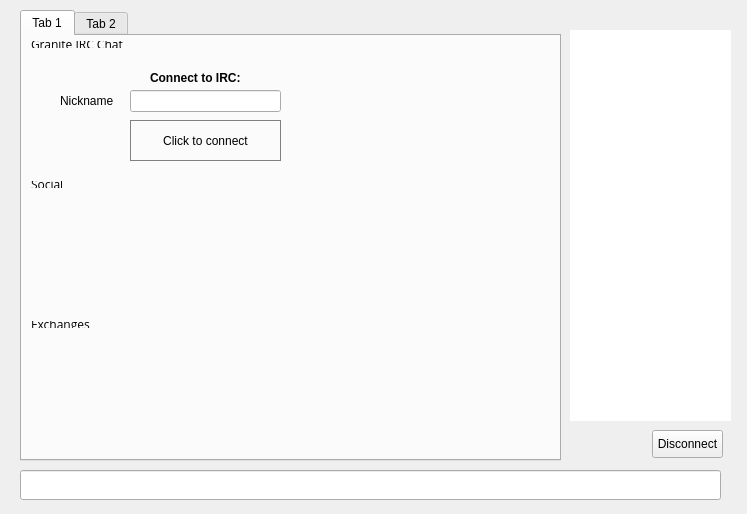
<?xml version="1.0" encoding="UTF-8"?>
<ui version="4.0">
 <class>RpcChatWindowClass</class>
 <widget class="QWidget" name="RpcChatWindowClass">
  <property name="geometry">
   <rect>
    <x>0</x>
    <y>0</y>
    <width>747</width>
    <height>514</height>
   </rect>
  </property>
  <widget class="QWidget" name="widget_2" native="true">
   <property name="geometry">
    <rect>
     <x>0</x>
     <y>0</y>
     <width>741</width>
     <height>511</height>
    </rect>
   </property>
   <widget class="QWidget" name="splitter" native="true">
    <property name="enabled">
     <bool>true</bool>
    </property>
    <property name="geometry">
     <rect>
      <x>10</x>
      <y>10</y>
      <width>721</width>
      <height>501</height>
     </rect>
    </property>
    <property name="styleSheet">
     <string notr="true"/>
    </property>
    <widget class="QTabWidget" name="tab">
     <property name="geometry">
      <rect>
       <x>10</x>
       <y>0</y>
       <width>541</width>
       <height>451</height>
      </rect>
     </property>
     <property name="styleSheet">
      <string notr="true"/>
     </property>
     <property name="tabShape">
      <enum>QTabWidget::Rounded</enum>
     </property>
     <property name="currentIndex">
      <number>0</number>
     </property>
     <property name="tabsClosable">
      <bool>false</bool>
     </property>
     <widget class="QWidget" name="widget_4">
      <attribute name="title">
       <string>Tab 1</string>
      </attribute>
     </widget>
     <widget class="QWidget" name="tab_5">
      <attribute name="title">
       <string>Tab 2</string>
      </attribute>
     </widget>
    </widget>
    <widget class="QLineEdit" name="lineEdit">
     <property name="geometry">
      <rect>
       <x>10</x>
       <y>460</y>
       <width>701</width>
       <height>30</height>
      </rect>
     </property>
     <property name="sizePolicy">
      <sizepolicy hsizetype="Fixed" vsizetype="Fixed">
       <horstretch>0</horstretch>
       <verstretch>0</verstretch>
      </sizepolicy>
     </property>
     <property name="maximumSize">
      <size>
       <width>16777215</width>
       <height>30</height>
      </size>
     </property>
    </widget>
    <widget class="QListView" name="userView">
     <property name="geometry">
      <rect>
       <x>560</x>
       <y>20</y>
       <width>161</width>
       <height>391</height>
      </rect>
     </property>
     <property name="minimumSize">
      <size>
       <width>0</width>
       <height>300</height>
      </size>
     </property>
     <property name="styleSheet">
      <string notr="true">border-radius:10px;</string>
     </property>
    </widget>
    <widget class="QPushButton" name="disconnect">
     <property name="geometry">
      <rect>
       <x>642</x>
       <y>420</y>
       <width>71</width>
       <height>28</height>
      </rect>
     </property>
     <property name="text">
      <string>Disconnect</string>
     </property>
    </widget>
   </widget>
   <widget class="QWidget" name="hide3" native="true">
    <property name="geometry">
     <rect>
      <x>10</x>
      <y>10</y>
      <width>731</width>
      <height>501</height>
     </rect>
    </property>
    <widget class="QWidget" name="layoutWidget">
     <property name="geometry">
      <rect>
       <x>10</x>
       <y>20</y>
       <width>250</width>
       <height>29</height>
      </rect>
     </property>
     <layout class="QHBoxLayout" name="hide1">
      <property name="spacing">
       <number>7</number>
      </property>
      <item>
       <widget class="QLabel" name="label_9">
        <property name="font">
         <font>
          <family>Open Sans,sans-serif</family>
         </font>
        </property>
        <property name="text">
         <string>Granite IRC Chat</string>
        </property>
       </widget>
      </item>
      <item>
       <spacer name="horizontalSpacer_4">
        <property name="orientation">
         <enum>Qt::Horizontal</enum>
        </property>
        <property name="sizeHint" stdset="0">
         <size>
          <width>40</width>
          <height>20</height>
         </size>
        </property>
       </spacer>
      </item>
     </layout>
    </widget>
    <widget class="QLabel" name="label">
     <property name="geometry">
      <rect>
       <x>80</x>
       <y>190</y>
       <width>111</width>
       <height>101</height>
      </rect>
     </property>
     <property name="text">
      <string>&lt;html&gt;&lt;head/&gt;&lt;body&gt;&lt;p align=&quot;center&quot;&gt;&lt;a href=https://twitter.com/GraniteCoin style=&quot; text-decoration: underline; color:#0000ff;&quot;&gt;&lt;img src=&quot;:/icons/twitter&quot;/&gt;&lt;/span&gt;&lt;/a&gt;&lt;/p&gt;&lt;/body&gt;&lt;/html&gt;</string>
     </property>
     <property name="margin">
      <number>5</number>
     </property>
     <property name="openExternalLinks">
      <bool>true</bool>
     </property>
    </widget>
    <widget class="QLabel" name="label_3">
     <property name="geometry">
      <rect>
       <x>170</x>
       <y>190</y>
       <width>101</width>
       <height>101</height>
      </rect>
     </property>
     <property name="text">
      <string>&lt;html&gt;&lt;head/&gt;&lt;body&gt;&lt;p align=&quot;center&quot;&gt;&lt;a href=https://www.facebook.com/granitecoin style=&quot; text-decoration: underline; color:#0000ff;&quot;&gt;&lt;img src=&quot;:/icons/face&quot;/&gt;&lt;/span&gt;&lt;/a&gt;&lt;/p&gt;&lt;/body&gt;&lt;/html&gt;</string>
     </property>
     <property name="openExternalLinks">
      <bool>true</bool>
     </property>
    </widget>
    <widget class="QLineEdit" name="editPseudo">
     <property name="geometry">
      <rect>
       <x>120</x>
       <y>80</y>
       <width>151</width>
       <height>22</height>
      </rect>
     </property>
     <property name="text">
      <string/>
     </property>
    </widget>
    <widget class="QLabel" name="label_5">
     <property name="geometry">
      <rect>
       <x>50</x>
       <y>80</y>
       <width>71</width>
       <height>21</height>
      </rect>
     </property>
     <property name="text">
      <string>Nickname</string>
     </property>
    </widget>
    <widget class="QPushButton" name="buttonConnect">
     <property name="geometry">
      <rect>
       <x>120</x>
       <y>110</y>
       <width>151</width>
       <height>41</height>
      </rect>
     </property>
     <property name="styleSheet">
      <string notr="true">border-radius:40px;border:1px solid grey</string>
     </property>
     <property name="text">
      <string>Click to connect</string>
     </property>
    </widget>
    <widget class="QLabel" name="label_10">
     <property name="geometry">
      <rect>
       <x>140</x>
       <y>60</y>
       <width>121</width>
       <height>16</height>
      </rect>
     </property>
     <property name="text">
      <string>&lt;html&gt;&lt;head/&gt;&lt;body&gt;&lt;p&gt;&lt;span style=&quot; font-weight:600;&quot;&gt;Connect to IRC:&lt;/span&gt;&lt;/p&gt;&lt;/body&gt;&lt;/html&gt;</string>
     </property>
    </widget>
    <widget class="QLabel" name="label_4">
     <property name="geometry">
      <rect>
       <x>260</x>
       <y>190</y>
       <width>101</width>
       <height>101</height>
      </rect>
     </property>
     <property name="text">
      <string>&lt;html&gt;&lt;head/&gt;&lt;body&gt;&lt;p align=&quot;center&quot;&gt;&lt;a href=https://www.reddit.com/r/GraniteCoin style=&quot; text-decoration: underline; color:#0000ff;&quot;&gt;&lt;img src=&quot;:/icons/reddit&quot;/&gt;&lt;/span&gt;&lt;/a&gt;&lt;/p&gt;&lt;/body&gt;&lt;/html&gt;</string>
     </property>
     <property name="openExternalLinks">
      <bool>true</bool>
     </property>
    </widget>
    <widget class="QLabel" name="label_7">
     <property name="geometry">
      <rect>
       <x>350</x>
       <y>190</y>
       <width>101</width>
       <height>101</height>
      </rect>
     </property>
     <property name="text">
      <string>&lt;html&gt;&lt;head/&gt;&lt;body&gt;&lt;p align=&quot;center&quot;&gt;&lt;a href=http://www.granitecoin.com/forum style=&quot; text-decoration: underline; color:#0000ff;&quot;&gt;&lt;img src=&quot;:/icons/forums&quot;/&gt;&lt;/span&gt;&lt;/a&gt;&lt;/p&gt;&lt;/body&gt;&lt;/html&gt;</string>
     </property>
     <property name="openExternalLinks">
      <bool>true</bool>
     </property>
    </widget>
    <widget class="QWidget" name="layoutWidget_2">
     <property name="geometry">
      <rect>
       <x>10</x>
       <y>160</y>
       <width>250</width>
       <height>29</height>
      </rect>
     </property>
     <layout class="QHBoxLayout" name="hide1_2">
      <property name="spacing">
       <number>7</number>
      </property>
      <item>
       <widget class="QLabel" name="label_11">
        <property name="font">
         <font>
          <family>Open Sans,sans-serif</family>
         </font>
        </property>
        <property name="text">
         <string>Social</string>
        </property>
       </widget>
      </item>
      <item>
       <spacer name="horizontalSpacer_5">
        <property name="orientation">
         <enum>Qt::Horizontal</enum>
        </property>
        <property name="sizeHint" stdset="0">
         <size>
          <width>40</width>
          <height>20</height>
         </size>
        </property>
       </spacer>
      </item>
     </layout>
    </widget>
    <widget class="QWidget" name="layoutWidget_3">
     <property name="geometry">
      <rect>
       <x>10</x>
       <y>300</y>
       <width>250</width>
       <height>29</height>
      </rect>
     </property>
     <layout class="QHBoxLayout" name="hide1_3">
      <property name="spacing">
       <number>7</number>
      </property>
      <item>
       <widget class="QLabel" name="label_12">
        <property name="font">
         <font>
          <family>Open Sans,sans-serif</family>
         </font>
        </property>
        <property name="text">
         <string>Exchanges</string>
        </property>
       </widget>
      </item>
      <item>
       <spacer name="horizontalSpacer_6">
        <property name="orientation">
         <enum>Qt::Horizontal</enum>
        </property>
        <property name="sizeHint" stdset="0">
         <size>
          <width>40</width>
          <height>20</height>
         </size>
        </property>
       </spacer>
      </item>
     </layout>
    </widget>
    <widget class="QLabel" name="label_8">
     <property name="geometry">
      <rect>
       <x>-30</x>
       <y>340</y>
       <width>161</width>
       <height>101</height>
      </rect>
     </property>
     <property name="text">
     <string>&lt;html&gt;&lt;head/&gt;&lt;body&gt;&lt;p align=&quot;center&quot;&gt;&lt;a href=&quot;https://bittrex.com/Market/Index?MarketName=BTC-GRN; style=&quot; text-decoration: underline; color:#0000ff;&quot;&gt;&lt;img src=&quot;:/icons/bittrex&quot;/&gt;&lt;/span&gt;&lt;/a&gt;&lt;/p&gt;&lt;/body&gt;&lt;/html&gt;</string>
     </property>
     <property name="openExternalLinks">
      <bool>true</bool>
     </property>
    </widget>
    <widget class="QLabel" name="label_13">
     <property name="geometry">
      <rect>
       <x>60</x>
       <y>340</y>
       <width>171</width>
       <height>101</height>
      </rect>
     </property>
     <property name="text">
      <string>&lt;html&gt;&lt;head/&gt;&lt;body&gt;&lt;p align=&quot;center&quot;&gt;&lt;a href=https://poloniex.com/coinRequest style=&quot; text-decoration: underline; color:#0000ff;&quot;&gt;&lt;img src=&quot;:/icons/poloniex&quot;/&gt;&lt;/span&gt;&lt;/a&gt;&lt;/p&gt;&lt;/body&gt;&lt;/html&gt;</string>
     </property>
     <property name="openExternalLinks">
      <bool>true</bool>
     </property>
    </widget>
    <widget class="QLabel" name="label_14">
     <property name="geometry">
      <rect>
       <x>190</x>
       <y>340</y>
       <width>161</width>
       <height>101</height>
      </rect>
     </property>
     <property name="text">
      <string>&lt;html&gt;&lt;head/&gt;&lt;body&gt;&lt;p align=&quot;center&quot;&gt;&lt;a href=https://bleutrade.com/exchange/GRN/BTC style=&quot; text-decoration: underline; color:#0000ff;&quot;&gt;&lt;img src=&quot;:/icons/bleutrade&quot;/&gt;&lt;/span&gt;&lt;/a&gt;&lt;/p&gt;&lt;/body&gt;&lt;/html&gt;</string>
     </property>
     <property name="openExternalLinks">
      <bool>true</bool>
     </property>
    </widget>
    <widget class="QLabel" name="label_2">
     <property name="geometry">
      <rect>
       <x>-10</x>
       <y>190</y>
       <width>111</width>
       <height>101</height>
      </rect>
     </property>
     <property name="text">
      <string>&lt;html&gt;&lt;head/&gt;&lt;body&gt;&lt;p align=&quot;center&quot;&gt;&lt;a href=http://www.granitecoin.com/ style=&quot; text-decoration: underline; color:#0000ff;&quot;&gt;&lt;img src=&quot;:/icons/website&quot;/&gt;&lt;/span&gt;&lt;/a&gt;&lt;/p&gt;&lt;/body&gt;&lt;/html&gt;</string>
     </property>
     <property name="margin">
      <number>5</number>
     </property>
     <property name="openExternalLinks">
      <bool>true</bool>
     </property>
    </widget>
    <widget class="QLabel" name="label_15">
     <property name="geometry">
      <rect>
       <x>330</x>
       <y>340</y>
       <width>161</width>
       <height>101</height>
      </rect>
     </property>
     <property name="text">
      <string>&lt;html&gt;&lt;head/&gt;&lt;body&gt;&lt;p align=&quot;center&quot;&gt;&lt;a href=https://www.kingcoiny.com style=&quot; text-decoration: underline; color:#0000ff;&quot;&gt;&lt;img src=&quot;:/icons/kingcoiny&quot;/&gt;&lt;/span&gt;&lt;/a&gt;&lt;/p&gt;&lt;/body&gt;&lt;/html&gt;</string>
     </property>
     <property name="openExternalLinks">
      <bool>true</bool>
     </property>
    </widget>
   </widget>
  </widget>
  <action name="actionQuit">
   <property name="text">
    <string>Quitter</string>
   </property>
   <property name="shortcut">
    <string>Ctrl+Q</string>
   </property>
  </action>
  <action name="actionCloseTab">
   <property name="text">
    <string>Fermer l'onglet</string>
   </property>
  </action>
 </widget>
 <layoutdefault spacing="6" margin="11"/>
 <resources/>
 <connections/>
</ui>
